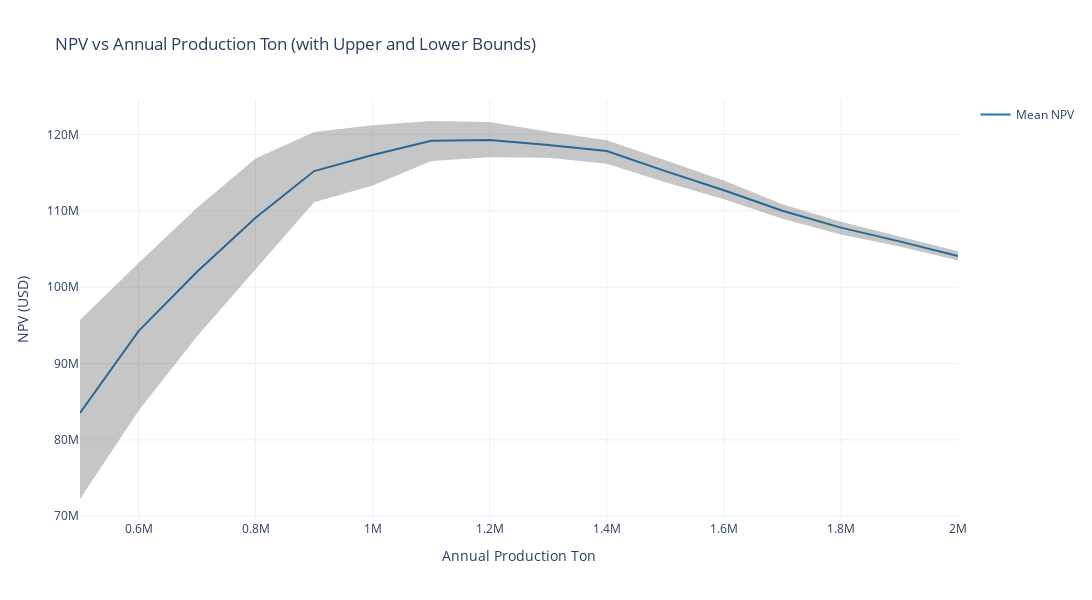

Write notebook code for a chart like this one.
### Code cell
# Production ton values and NPV trials initialization
production_ton_values = range(500000, 2000001, 100000)
npv_trials = {ton: [] for ton in production_ton_values}

num_trials = 1000

# Conduct multiple trials for each production ton value
for annual_production_ton in production_ton_values:
    for _ in range(num_trials):
        npv = calculate_npv_for_production_ton(annual_production_ton)
        npv_trials[annual_production_ton].append(npv)

# Calculate min, max, and mean NPV for each production ton value
npv_stats = {
    ton: (np.min(npv_trials[ton]), np.max(npv_trials[ton]), np.mean(npv_trials[ton]))
    for ton in production_ton_values
}

# Prepare data for visualization
ton_values = list(npv_stats.keys())
min_npv = [npv_stats[ton][0] for ton in ton_values]
max_npv = [npv_stats[ton][1] for ton in ton_values]
mean_npv = [npv_stats[ton][2] for ton in ton_values]

# Visualize the results with upper and lower bounds
fig = go.Figure([
    go.Scatter(
        name='Mean NPV',
        x=ton_values,
        y=mean_npv,
        mode='lines',
        line=dict(color='rgb(31, 119, 180)'),
    ),
    go.Scatter(
        name='Upper Bound',
        x=ton_values,
        y=max_npv,
        mode='lines',
        marker=dict(color="#444"),
        line=dict(width=0),
        showlegend=False
    ),
    go.Scatter(
        name='Lower Bound',
        x=ton_values,
        y=min_npv,
        marker=dict(color="#444"),
        line=dict(width=0),
        mode='lines',
        fillcolor='rgba(68, 68, 68, 0.3)',
        fill='tonexty',
        showlegend=False
    )
])

fig.update_layout(
    title='NPV vs Annual Production Ton (with Upper and Lower Bounds)',
    xaxis_title='Annual Production Ton',
    yaxis_title='NPV (USD)',
    template='plotly_white',
    width=1800,
    height=600
)

fig.show()

### Figure 1 — Plotly figure (JSON) as saved in the notebook; plotly's stock layout.template omitted (floating-point values rounded to 4 significant figures)
{"data": [{"line": {"color": "rgb(31, 119, 180)"}, "mode": "lines", "name": "Mean NPV", "type": "scatter", "x": [500000, 600000, 700000, 800000, 900000, 1000000, 1100000, 1200000, 1300000, 1400000, 1500000, 1600000, 1700000, 1800000, 1900000, 2000000], "y": [83530000.0, 94250000.0, 102000000.0, 109100000.0, 115200000.0, 117300000.0, 119200000.0, 119300000.0, 118600000.0, 117800000.0, 115200000.0, 112700000.0, 110000000.0, 107800000.0, 106000000.0, 104100000.0]}, {"line": {"width": 0}, "marker": {"color": "#444"}, "mode": "lines", "name": "Upper Bound", "showlegend": false, "type": "scatter", "x": [500000, 600000, 700000, 800000, 900000, 1000000, 1100000, 1200000, 1300000, 1400000, 1500000, 1600000, 1700000, 1800000, 1900000, 2000000], "y": [95700000.0, 103100000.0, 110400000.0, 116800000.0, 120300000.0, 121200000.0, 121800000.0, 121600000.0, 120400000.0, 119200000.0, 116600000.0, 114000000.0, 110800000.0, 108600000.0, 106600000.0, 104700000.0]}, {"fill": "tonexty", "fillcolor": "rgba(68, 68, 68, 0.3)", "line": {"width": 0}, "marker": {"color": "#444"}, "mode": "lines", "name": "Lower Bound", "showlegend": false, "type": "scatter", "x": [500000, 600000, 700000, 800000, 900000, 1000000, 1100000, 1200000, 1300000, 1400000, 1500000, 1600000, 1700000, 1800000, 1900000, 2000000], "y": [72260000.0, 83820000.0, 93580000.0, 102300000.0, 111100000.0, 113300000.0, 116500000.0, 117000000.0, 116900000.0, 116200000.0, 113700000.0, 111500000.0, 109000000.0, 106900000.0, 105300000.0, 103500000.0]}], "layout": {"height": 600, "title": {"text": "NPV vs Annual Production Ton (with Upper and Lower Bounds)"}, "width": 1800, "xaxis": {"autorange": true, "range": [500000, 2000000], "title": {"text": "Annual Production Ton"}, "type": "linear"}, "yaxis": {"autorange": true, "range": [69510000.0, 124500000.0], "title": {"text": "NPV (USD)"}, "type": "linear"}}}
